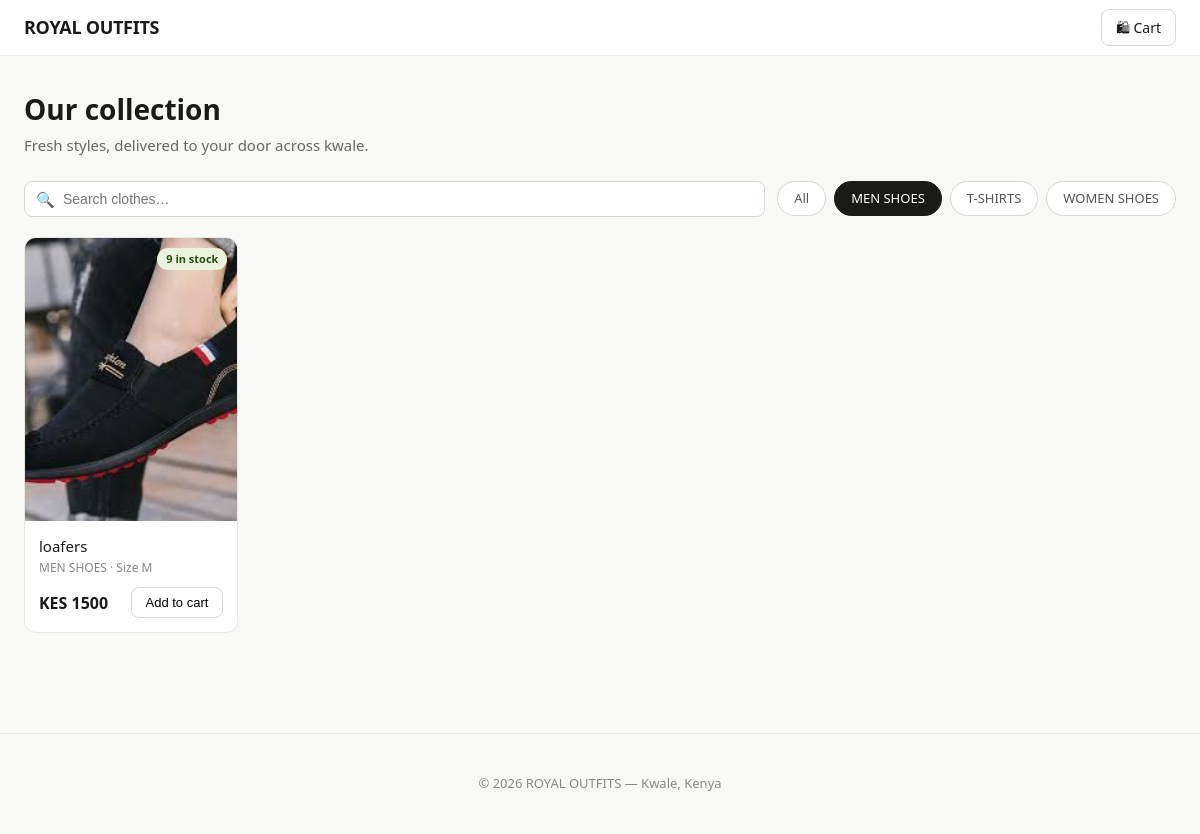
/?category=men-shoes, run on the app's committed database.
### apps/products/models.py (models this page shows, shortened)
class Category(models.Model):
    name = models.CharField(max_length=100)
    slug = models.SlugField(unique=True)
    class Meta:
        verbose_name_plural = 'categories'
        ordering = ['name']

class Product(models.Model):
    SIZE_CHOICES = [
        ('XS', 'XS'), ('S', 'S'), ('M', 'M'),
        ('L', 'L'), ('XL', 'XL'), ('XXL', 'XXL'),
        ('one_size', 'One size'),
    ]
    name = models.CharField(max_length=200)
    description = models.TextField(blank=True)
    category = models.ForeignKey(Category, on_delete=models.SET_NULL, null=True, related_name='products')
    price = models.DecimalField(max_digits=10, decimal_places=2)
    stock = models.PositiveIntegerField(default=0)
    size = models.CharField(max_length=10, choices=SIZE_CHOICES, default='one_size')
    image = models.ImageField(upload_to='products/', blank=True, null=True)
    is_active = models.BooleanField(default=True)
    created_at = models.DateTimeField(auto_now_add=True)
    updated_at = models.DateTimeField(auto_now=True)
    class Meta:
        ordering = ['-created_at']
    @property
    def is_in_stock(self):
        return self.stock > 0
    @property
    def stock_status(self):
        if self.stock == 0:
            return 'out_of_stock'
        if self.stock <= 3:
            return 'low_stock'
        return 'in_stock'

### apps/products/views.py (the view)
# urls.py: path('', views.store, name='store'),
def store(request):
    category_slug = request.GET.get('category')
    search = request.GET.get('q', '').strip()
    products = Product.objects.filter(is_active=True).select_related('category')
    categories = Category.objects.all()
    active_category = None
    if category_slug:
        active_category = get_object_or_404(Category, slug=category_slug)
        products = products.filter(category=active_category)
    if search:
        products = products.filter(name__icontains=search)
    return render(request, 'store/shop.html', {
        'products': products,
        'categories': categories,
        'active_category': active_category,
        'search': search,
    })

### apps/orders/cart.py (called while the page is built)
    def __len__(self):
        return sum(item['quantity'] for item in self.cart.values())

### apps/orders/context_processors.py (called while the page is built)
def cart_count(request):
    cart = Cart(request)
    return {'cart_count': len(cart)}

### templates/store/shop.html (shortened to what this page needs)
{% extends 'store/base.html' %}
{% block content %}
<div class="hero">
  <h1>Our collection</h1>
  <p>Fresh styles, delivered to your door across kwale.</p>
</div>
<div class="toolbar">
  <div class="search-wrap">
    <span class="search-icon">&#128269;</span>
    <form method="get" action="/">
      <input type="text" name="q" value="{{ search }}" placeholder="Search clothes…">
    </form>
  </div>
  <div class="cats">
    <a href="/" class="cat-pill {% if not active_category %}active{% endif %}">All</a>
    {% for cat in categories %}
      <a href="/?category={{ cat.slug }}{% if search %}&q={{ search }}{% endif %}"
         class="cat-pill {% if active_category.slug == cat.slug %}active{% endif %}">
        {{ cat.name }}
      </a>
    {% endfor %}
  </div>
</div>
{% if products %}
<div class="grid">
  {% for product in products %}
  <div class="card">
    <a href="/product/{{ product.pk }}/">
      <div class="card-img">
        {% if product.image %}
          <img src="{{ product.image.url }}" alt="{{ product.name }}">
        {% else %}
          <span class="card-img-placeholder">👗</span>
        {% endif %}
        {% if product.stock_status == 'in_stock' %}
          <span class="stock-badge stock-in">{{ product.stock }} in stock</span>
        {% elif product.stock_status == 'low_stock' %}
          <span class="stock-badge stock-low">Only {{ product.stock }} left</span>
        {% else %}
          <span class="stock-badge stock-out">Out of stock</span>
        {% endif %}
      </div>
    </a>
    <div class="card-body">
      <div class="card-name"><a href="/product/{{ product.pk }}/">{{ product.name }}</a></div>
      <div class="card-meta">
        {% if product.category %}{{ product.category.name }}{% endif %}
        {% if product.size != 'one_size' %} &middot; Size {{ product.size }}{% endif %}
      </div>
      <div class="card-footer">
        <span class="card-price">KES {{ product.price|floatformat:0 }}</span>
        {% if product.is_in_stock %}
          <form class="add-form" method="post" action="/cart/add/{{ product.pk }}/">
            <button type="submit">Add to cart</button>
          </form>
        {% else %}
          <form class="add-form"><button disabled>Sold out</button></form>
        {% endif %}
      </div>
    </div>
  </div>
  {% endfor %}
</div>
{% else %}
<div class="empty">
  <h2>No items found</h2>
  <p>Try a different category or search term.</p>
</div>
{% endif %}
{% endblock %}

### templates/store/base.html (style rules this page uses)
*, *::before, *::after { box-sizing: border-box; margin: 0; padding: 0; }
body { font-family: system-ui, -apple-system, sans-serif; background: #f8f8f6; color: #1a1a18; line-height: 1.5; }
a { color: inherit; text-decoration: none; }

### templates/store/shop.html (style rules this page uses)
.hero { padding: 32px 24px 24px; }
.hero h1 { font-size: 28px; font-weight: 600; margin-bottom: 4px; }
.hero p { color: #666; font-size: 15px; }
.toolbar { display: flex; align-items: center; gap: 12px; padding: 0 24px 20px; flex-wrap: wrap; }
.search-wrap { flex: 1; min-width: 200px; position: relative; }
.search-wrap input { width: 100%; padding: 9px 14px 9px 38px; border: 1px solid #d8d7d0; border-radius: 8px; font-size: 14px; background: #fff; outline: none; }
.search-icon { position: absolute; left: 12px; top: 50%; transform: translateY(-50%); color: #aaa; font-size: 15px; }
.cats { display: flex; gap: 8px; flex-wrap: wrap; }
.cat-pill { padding: 7px 16px; border-radius: 99px; border: 1px solid #d8d7d0; font-size: 13px; background: #fff; cursor: pointer; color: #555; white-space: nowrap; }
.cat-pill.active { background: #1a1a18; color: #fff; border-color: #1a1a18; }
.grid { display: grid; grid-template-columns: repeat(auto-fill, minmax(200px, 1fr)); gap: 20px; padding: 0 24px 40px; }
.card { background: #fff; border: 1px solid #e8e7e0; border-radius: 12px; overflow: hidden; transition: border-color .15s, transform .15s; }
.card-img { aspect-ratio: 3/4; background: #f1f0e8; display: flex; align-items: center; justify-content: center; overflow: hidden; position: relative; }
.card-img img { width: 100%; height: 100%; object-fit: cover; }
.stock-badge { position: absolute; top: 10px; right: 10px; font-size: 11px; font-weight: 600; padding: 3px 9px; border-radius: 99px; }
.stock-in { background: #EAF3DE; color: #27500A; }
.card-body { padding: 14px; }
.card-name { font-size: 15px; font-weight: 500; margin-bottom: 2px; }
.card-meta { font-size: 12px; color: #888; margin-bottom: 10px; }
.card-footer { display: flex; align-items: center; justify-content: space-between; }
.card-price { font-size: 16px; font-weight: 600; }
.add-form button { padding: 7px 14px; border-radius: 8px; border: 1px solid #d8d7d0; background: none; font-size: 13px; cursor: pointer; font-weight: 500; }

### data on the page
Category: name "MEN SHOES"
Category: name "T-SHIRTS"
Category: name "WOMEN SHOES"
Product: image (picture), stock "9", name "loafers", category.name "MEN SHOES", size "M", price "1500"
